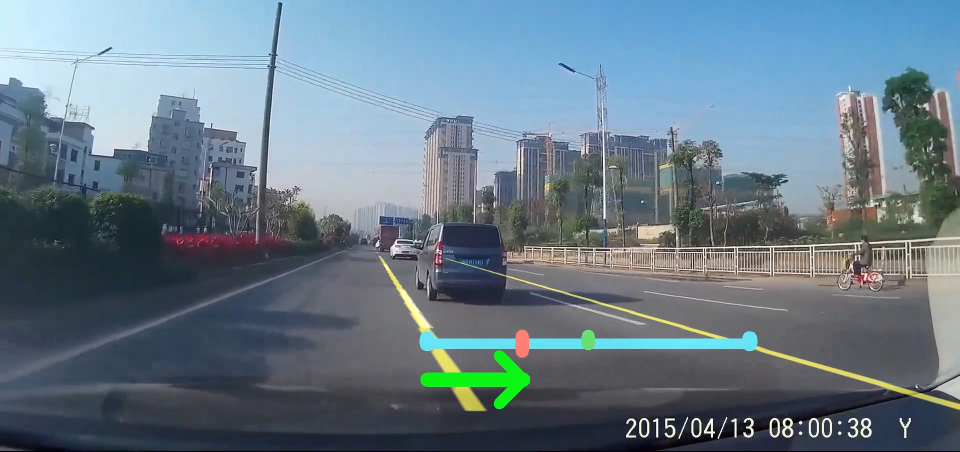
#> input picture test_display.png, 1920 x 903 px (shown at 1/2 size); its folder holds only this picture in this run
$ python -i lane_detect.py   (imports and definitions only)
#> lines starting #> are read from the running program, lines starting #| are printed output that depends on the picture; after the words box and inside, x2 and y2 are one past the last pixel; in counts of white or black regions, pixels touching at a corner belong together
import cv2
import numpy as np
import matplotlib.pyplot as plt
from moviepy.editor import VideoFileClip

delta_k = 0.17 # 判断直线平行
delta_line = 5 # 车道线宽度范围
w_line = 5 # 车道线宽度
w_lines = 120 # 两车道线距离
delta_lines = 35 # 两车道线距离允许误差
point1 = np.array([[250,1000],[1250,1000],[670,680],[760,680]],dtype="float32")
# point1 = np.array([[160,250],[450,250],[241,150],[324,150]],dtype="float32")
# point1 = np.array([[445,750],[1120,750],[690,600],[1018,600]],dtype="float32")
hh1 = point1[0][1]
hh2 = point1[2][1]
cnt = 1 # 用于记录是否kalman检测
# cnt2 = 0 #用于判断是否存在行道线
# kalman滤波
kalman = [cv2.KalmanFilter(4,2),cv2.KalmanFilter(4,2)]

pre = [[0,0],[0,0]] # k,x

# 判断是否平行
def K(i,j):
    if abs(i[-3]-j[-3]) <= delta_k : return 1
    else : return 0


# 判断是否同一车道线
def D1(i,j):
    if abs(abs(i[-2]-j[-2])-w_line) <= delta_line : return 2
    else : return 0


# 判断是否为两条车道线
def D2(i,j):
    if abs(abs(i[-2]-j[-2])-w_lines) < delta_lines: return 5
    else : return 0


# 判断是否在中间
def L(i,j,w):
    if abs(i[-2]-w//2)<=w_lines//2 : return 5
    else : return 0


# 逆透视变换
def IPM(img):
    w,h = img.shape
    point2 = np.array([[h//8*3,w],[h-h//8*3,w],[h//8*3,0],[h-h//8*3,0]],dtype='float32')
    M = cv2.getPerspectiveTransform(point1,point2)
    return cv2.warpPerspective(img,M,(h,w))


def IPM2(img):
    w,h = img.shape
    point2 = np.array([[h//8*3,w],[h-h//8*3,w],[h//8*3,0],[h-h//8*3,0]],dtype='float32')
    M = cv2.getPerspectiveTransform(point2,point1)
    return cv2.warpPerspective(img,M,(h,w))


# 求上面的点
def uppoint(x1,y1,k,up):
    y2 = int(x1-(y1 - up)*k)
    return (y2,up)

# 生成掩膜
def gene_mask(img,area):
    mask = np.zeros_like(img)
    vertices = np.array(area, dtype=np.int32)
    cv2.fillPoly(mask,vertices,255)
    img = cv2.bitwise_and(img,mask)
    return img

# 霍夫直线检测
def get_lines(img):
    max_y = img.shape[0]
    lines = cv2.HoughLinesP(img,1,np.pi/180,20,np.array([]),20,5)
    if lines is None:
        return []
    # 霍夫变换
    newlines = []
    for line in lines:
        for x1, y1, x2, y2 in line:
            if (x2-x1) == 0 : slope = 1000
            else: slope = (y2-y1)/(x2-x1)
            if abs(slope)>=2:
                newlines.append([x1,y1,x2,y2,(x2-x1)/(y2-y1),int(x2+(max_y - y2) / slope),0])
    for i in range(len(newlines)):
        for j in range(i+1,len(newlines)):
            a = newlines[i]
            b = newlines[j]
            score = L(a,b,img.shape[1])+K(a,b)*(D1(a,b)+D2(a,b))
            newlines[i][-1] += score
            newlines[j][-1] += score
    # 判断那些是线
    Newlines = []
    while(len(newlines)):
        newlines.sort(key=lambda x:x[-1],reverse=True)
        a = newlines[0].copy()
        sm = a[-2]
        m = 1
        if a[-1] == 0:break
        newlines[0][-1] = 0
        for i in range(len(newlines)):
            b = newlines[i]
            if b[-1] == 0 : continue
            if K(a,b)*D1(a,b) == 2:
                newlines[i][-1] = 0
                sm += b[-2]
                m += 1
        a[-2] = sm/m
        Newlines.append(a)
    return Newlines


def annotate_image_array(img):
    global cnt,pre
    img3 = img
    n = max(1,int(img.shape[1]/500+0.5)) #图片缩放比例
    img = cv2.cvtColor(img,cv2.COLOR_BGR2GRAY)
    clahe = cv2.createCLAHE(clipLimit=2.0,tileGridSize=(8, 8))
    img = clahe.apply(img)
    img = IPM(img)
    img = cv2.resize(img,[img.shape[1]//n,img.shape[0]//n])
    img2 = np.zeros_like(img)
    img = cv2.blur(img,(3,3))
    img = cv2.blur(img,(3,3))
    img = cv2.Canny(img, 90, 160)
    area = []
    if cnt>=20:
        area = []
        for i in range(2):
            xl = int(pre[i][1]-kalman[i].errorCovPost[1][1])
            xr = int(pre[i][1]+kalman[i].errorCovPost[1][1])
            area.append([(xl, img.shape[0]), uppoint(xl,img.shape[0],pre[i][0],img.shape[0]//3),uppoint(xr,img.shape[0],pre[i][0],img.shape[0]//3), (xr, img.shape[0])])
        img = gene_mask(img,area)
    else : img = gene_mask(img,[[(img.shape[1]//3, img.shape[0]), (img.shape[1]//3, img.shape[0]//3),(img.shape[1]//3*2, img.shape[0]//3), (img.shape[1]//3*2, img.shape[0])]])
    max_y = img.shape[0]
    middle_x = img.shape[1] / 2
    Newlines = get_lines(img)
    final_line = []
    flag = True
    if not Newlines:
        # cnt2 -= 1
        flag = False
        # if cnt < 20:
        #     return img3
        # else:
        final_line = [(pre[0][1],max_y,0,0,pre[0][0],pre[0][1],0),(pre[1][1],max_y,0,0,pre[1][0],pre[1][1],0)]
    for a in Newlines:
        for b in Newlines:
            if K(a,b)*D2(a,b) == 5:
                final_line = [a,b]
                break
        if final_line:
            break
    if not final_line:
        final_line = [Newlines[0]]
        # cnt2 -= 1
    # else: cnt2 = 0
    # if cnt2 < -20 : return img3
    real_lines = []
    for X in final_line:
        x1,y1,x2,y2,a,b,c = X
        x1,y1 = img.shape[0],int(b)
        y2,x2 = uppoint(y1,x1,a,img.shape[0]//3)
        cv2.line(img2,(y1,x1),(y2,x2),[255,0,0],3)
        real_lines.append([y1,(y1-y2)/(x1-x2)])
        if len(final_line) == 1:
            # flag = False
            if y1<img.shape[1]//2-30:
                cv2.line(img2,(y1+w_lines,x1),(y2+w_lines,x2),[255,0,0],3)
                real_lines.append([y1+w_lines,(y1-y2)/(x1-x2)])
            elif y1>img.shape[1]//2+30:
                cv2.line(img2,(y1-w_lines,x1),(y2-w_lines,x2),[255,0,0],3)
                real_lines.append([y1-w_lines,(y1-y2)/(x1-x2)])
            else:
                if abs(pre[0][1]-y1)<abs(pre[1][1]-y1):
                    cv2.line(img2,(y1+w_lines,x1),(y2+w_lines,x2),[255,0,0],3)
                    real_lines.append([y1+w_lines,(y1-y2)/(x1-x2)])
                else:
                    cv2.line(img2,(y1-w_lines,x1),(y2-w_lines,x2),[255,0,0],3)
                    real_lines.append([y1-w_lines,(y1-y2)/(x1-x2)])
    real_lines.sort(key=lambda x:x[0])
    if flag and abs(pre[0][0]-real_lines[0][1])<kalman[0].errorCovPost[0][0] and abs(pre[0][1]-real_lines[0][0])<kalman[0].errorCovPost[1][1] and abs(pre[1][0]-real_lines[1][1])<kalman[1].errorCovPost[0][0] and abs(pre[1][1]-real_lines[1][0])<kalman[1].errorCovPost[1][1]:
        if cnt < 20:cnt+=1
        else : cnt = 20
    else:
        if cnt < 20:cnt=0
        else : cnt =(cnt+1)%40
    for i in range(2):
        k = real_lines[i][1]
        x = real_lines[i][0]
        if pre[i] == [0,0]:
            kalman[i].processNoiseCov = np.array([[k,0,0,0],[0,x,0,0],[0,0,1,0],[0,0,0,1]],np.float32)*0.04
        current_measurement = np.array([[np.float32(k)],[np.float32(x)]])
        kalman[i].correct(current_measurement)
        pre[i] = kalman[i].predict()
        pre[i] = [pre[i][0][0],pre[i][1][0]]
    img2 = cv2.resize(img2,[img3.shape[1],img3.shape[0]])
    img2 = IPM2(img2)
    img2 = cv2.cvtColor(img2,cv2.COLOR_GRAY2BGR)
    # img2[:,:,1] *= 0
    img2[:,:,2] *= 0
    h = int(min(hh2,hh1)+int(abs(hh1-hh2)/4*3))
    pl = []
    pr = []
    for i in range(img2.shape[1]):
        if img2[h][i][0]>0 :
            pl = [i,h]
            break
    for i in range(img2.shape[1]-1,-1,-1):
        if img2[h][i][0]>0 :
            pr = [i,h]
            break
    if not pl :
        return img3
    cv2.line(img2,pl,pr,[0,255,255],20)
    cv2.line(img2,pl,[pl[0],pl[1]-10],[0,255,255],30)
    cv2.line(img2,pr,[pr[0],pr[1]-10],[0,255,255],30)
    cv2.line(img2,[(pl[0]+pr[0])//2,pr[1]],[(pl[0]+pr[0])//2,pr[1]-15],[0,255,0],25)
    lenth = (pr[0]-pl[0])*((img2.shape[1]//2-(pl[0]+pr[0])//2)/img2.shape[1])
    lenth = int(lenth)-60
    cv2.line(img2,[(pl[0]+pr[0])//2+lenth,pr[1]+15],[(pl[0]+pr[0])//2+lenth,pr[1]-15],[255,0,0],25)
    img = cv2.addWeighted(img3,1,img2,0.5,0)
    k = img.shape[1]//40
    if (pr[0]-pl[0])/(abs(lenth)+1) < 6:
        if lenth < 0:
            x = pl[0]
            y = pl[1]
            cv2.line(img,(x,y+img.shape[0]//15),(x+img.shape[1]//10,y+img.shape[0]//15),[0,255,0],img.shape[0]//40)
            cv2.line(img,(x+img.shape[1]//10-k,y+img.shape[0]//15+k),(x+img.shape[1]//10,y+img.shape[0]//15),[0,255,0],img.shape[0]//50)
            cv2.line(img,(x+img.shape[1]//10-k,y+img.shape[0]//15-k),(x+img.shape[1]//10,y+img.shape[0]//15),[0,255,0],img.shape[0]//50)
        else:
            x = pr[0]
            y = pr[1]
            cv2.line(img,(x,y+img.shape[0]//15),(x-img.shape[1]//10,y+img.shape[0]//15),[0,255,0],img.shape[0]//40)
            cv2.line(img,(x-img.shape[1]//10+k,y+img.shape[0]//15+k),(x-img.shape[1]//10,y+img.shape[0]//15),[0,255,0],img.shape[0]//50)
            cv2.line(img,(x-img.shape[1]//10+k,y+img.shape[0]//15-k),(x-img.shape[1]//10,y+img.shape[0]//15),[0,255,0],img.shape[0]//50)
    return img


def annotate_video(input_file, output_file):
    for i in range(2):
        #设置测量矩阵
        kalman[i].measurementMatrix = np.array([[1,0,0,0],[0,1,0,0]],np.float32)
        #设置转移矩阵
        kalman[i].transitionMatrix = np.array([[1,0,1,0],[0,1,0,1],[0,0,1,0],[0,0,0,1]],np.float32)
        #设置过程噪声协方差矩阵
        kalman[i].measurementNoiseCov = np.array([[1,0],[0,1]],np.float32)
        kalman[i].errorCovPost = np.array([[9,0,0,0],[0,16,0,0],[0,0,4,0],[0,0,0,4]],np.float32)

    video = VideoFileClip(input_file)
    annotated_video = video.fl_image(annotate_image_array)
    annotated_video.write_videofile(output_file, audio=False)


# annotate_video("data.mp4","out.mp4")

>>> import cv2
>>> picture = cv2.imread('test_display.png')
#> picture is the input picture: shape (903, 1920, 3); mean B, G, R 135.9, 122.9, 104.3
>>> result = annotate_image_array(picture)
#> in annotate_image_array, `img = clahe.apply(img)`:
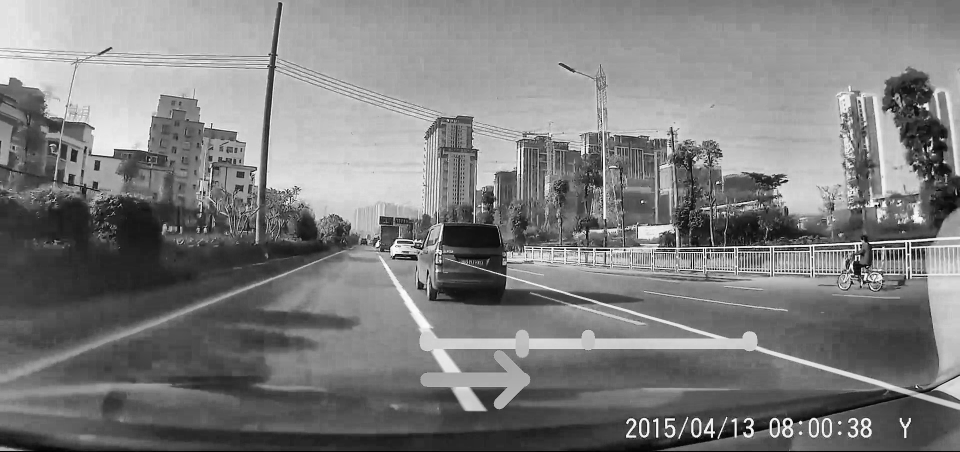
#> img: shape (903, 1920) (shown at 1/2 size); min 0, max 255, mean 125.9
#> in IPM, `return cv2.warpPerspective(img,M,(h,w))`:
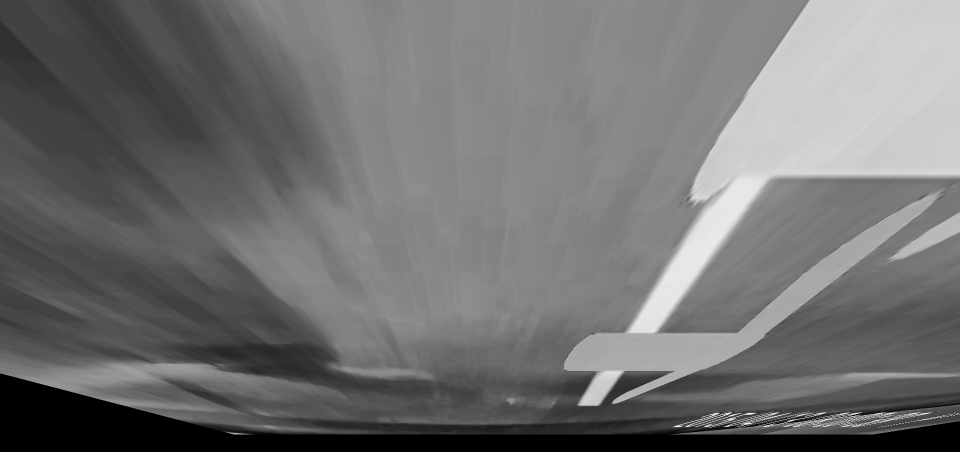
#> returned value: shape (903, 1920) (shown at 1/2 size); min 0, max 255, mean 113
#> in annotate_image_array, `img = cv2.Canny(img, 90, 160)`:
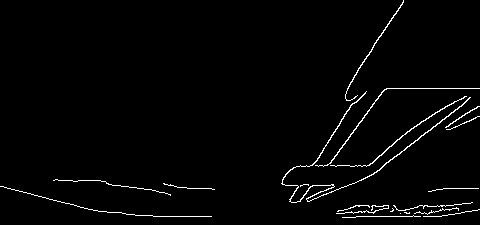
#> img: shape (225, 480); 2% white in thin lines or dots
#> in gene_mask, `cv2.fillPoly(mask,vertices,255)`:
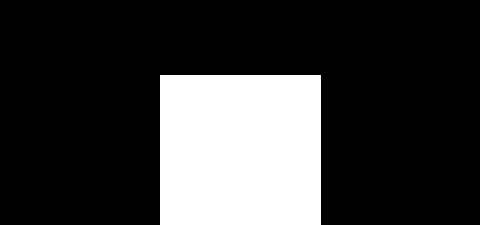
#> mask: shape (225, 480); 22.4% white; 1 white region, box (x1, y1, x2, y2) and area: (160, 75, 321, 225) 24150
#> in gene_mask, `img = cv2.bitwise_and(img,mask)`:
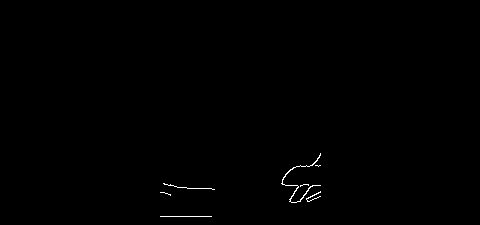
#> img: shape (225, 480); 0.3% white in thin lines or dots, all inside (x1, y1, x2, y2) = (160, 153, 321, 217)
#> in get_lines, `lines = cv2.HoughLinesP(img,1,np.pi/180,20,np.array([]),20,5)`: lines = [[160, 216, 211, 216], [285, 185, 308, 185]]
#> the loop in get_lines, `for line in lines:` made 2 passes
#> after the loop in get_lines, `for line in lines:`: newlines = []
#> after the loop in annotate_image_array, `for X in final_line:`:
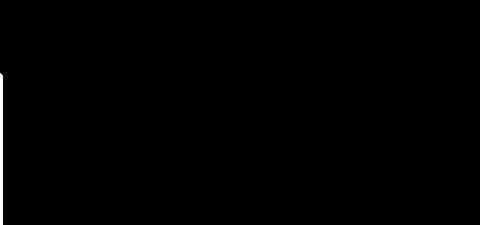
#> img2: shape (225, 480); 0.42% white; 1 white region, box (x1, y1, x2, y2) and area: (0, 73, 3, 225) 453
#> in annotate_image_array, `img2[:,:,2] *= 0`:
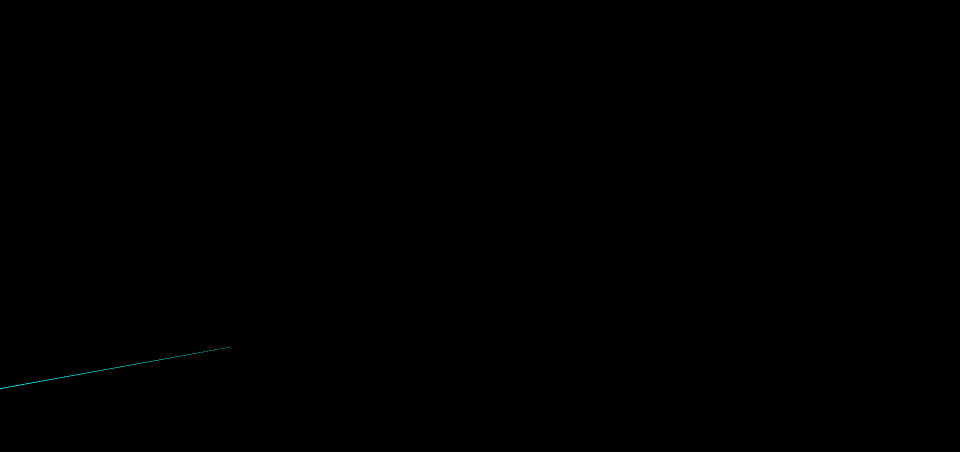
#> img2: shape (903, 1920, 3) (shown at 1/2 size); mean B, G, R 0.1, 0.1, 0
#> (the run stopped early here; a loop or call above may not have finished)
